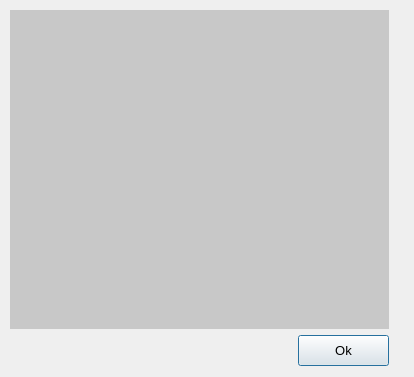
<?xml version="1.0" encoding="UTF-8"?>
<ui version="4.0">
 <class>Display_Image</class>
 <widget class="QDialog" name="Display_Image">
  <property name="geometry">
   <rect>
    <x>0</x>
    <y>0</y>
    <width>414</width>
    <height>377</height>
   </rect>
  </property>
  <property name="windowTitle">
   <string>Dialog</string>
  </property>
  <widget class="QLabel" name="label">
   <property name="geometry">
    <rect>
     <x>10</x>
     <y>10</y>
     <width>379</width>
     <height>319</height>
    </rect>
   </property>
   <property name="styleSheet">
    <string notr="true">background-color: rgb(200, 200, 200);</string>
   </property>
   <property name="text">
    <string/>
   </property>
  </widget>
  <widget class="QPushButton" name="Ok">
   <property name="geometry">
    <rect>
     <x>298</x>
     <y>335</y>
     <width>91</width>
     <height>31</height>
    </rect>
   </property>
   <property name="font">
    <font>
     <pointsize>10</pointsize>
    </font>
   </property>
   <property name="text">
    <string>Ok</string>
   </property>
  </widget>
 </widget>
 <resources/>
 <connections/>
</ui>
